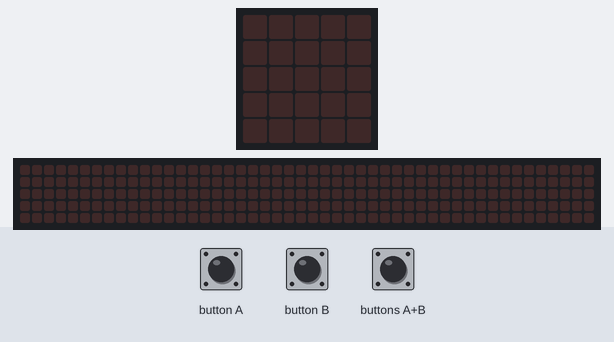
A program run on a simulated BBC micro:bit (MakeCode). Parts: the board's 5×5 LED display, a strip that is not on the board, showing the scrolling text unrolled. The inputs (shaded band) are chosen by the test bench. The 48×5 strip is a reading aid, not a part: it shows the text the display is scrolling, unrolled, one strip-width of it at a time.

Above: at 1.2 s.
1.3 s: button A pressed for 0.15 s
At 3.92 s:
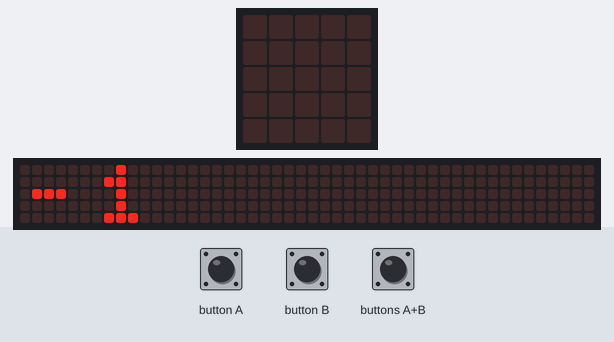
At 9.47 s:
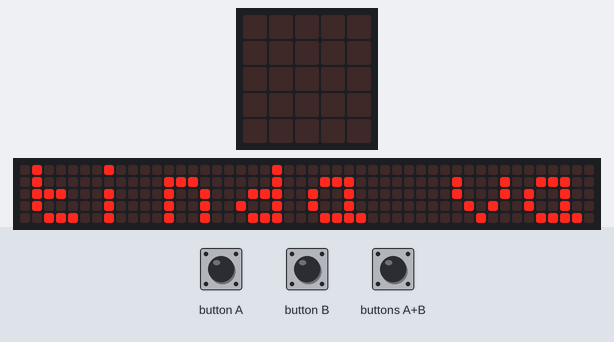

The program:

main.ts
```typescript
input.onButtonPressed(Button.A, function () {
    clints = clints - 1
    basic.showNumber(clints)
    basic.showString("tinda vacia")
})
input.onButtonPressed(Button.AB, function () {
    clints = 0
    basic.showNumber(clints)
})
input.onButtonPressed(Button.B, function () {
    clints = clints + 1
    basic.showNumber(clints)
})
let clints = 0
let tinda = 0
```

test.ts
```typescript
// aquí va el archivo "tests"; esto no se compilará cuando este paquete se utilice como una extensión.
```

Measured:
- after the input at 1.3 s, the display: changes after 0.15 s (image 1)
- what the display in image 1 shows lasts 0.5 s, from 3.7 s to 4.2 s
